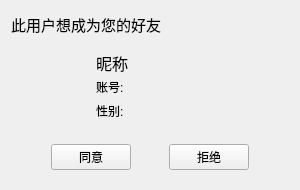
<?xml version="1.0" encoding="UTF-8"?>
<ui version="4.0">
 <class>FriendRequestWindow</class>
 <widget class="QWidget" name="FriendRequestWindow">
  <property name="geometry">
   <rect>
    <x>0</x>
    <y>0</y>
    <width>300</width>
    <height>190</height>
   </rect>
  </property>
  <property name="minimumSize">
   <size>
    <width>300</width>
    <height>190</height>
   </size>
  </property>
  <property name="maximumSize">
   <size>
    <width>300</width>
    <height>190</height>
   </size>
  </property>
  <property name="windowTitle">
   <string>Form</string>
  </property>
  <layout class="QVBoxLayout" name="verticalLayout">
   <item>
    <widget class="QLabel" name="label">
     <property name="font">
      <font>
       <pointsize>11</pointsize>
      </font>
     </property>
     <property name="text">
      <string>此用户想成为您的好友</string>
     </property>
    </widget>
   </item>
   <item>
    <widget class="QWidget" name="widget" native="true">
     <layout class="QHBoxLayout" name="horizontalLayout">
      <property name="spacing">
       <number>0</number>
      </property>
      <property name="leftMargin">
       <number>0</number>
      </property>
      <property name="topMargin">
       <number>0</number>
      </property>
      <property name="bottomMargin">
       <number>0</number>
      </property>
      <item>
       <widget class="QLabel" name="headIcon_label">
        <property name="minimumSize">
         <size>
          <width>50</width>
          <height>50</height>
         </size>
        </property>
        <property name="maximumSize">
         <size>
          <width>50</width>
          <height>50</height>
         </size>
        </property>
        <property name="text">
         <string/>
        </property>
       </widget>
      </item>
      <item>
       <widget class="QWidget" name="widget_2" native="true">
        <property name="minimumSize">
         <size>
          <width>150</width>
          <height>85</height>
         </size>
        </property>
        <property name="maximumSize">
         <size>
          <width>180</width>
          <height>85</height>
         </size>
        </property>
        <layout class="QFormLayout" name="formLayout">
         <item row="1" column="0">
          <widget class="QLabel" name="label_3">
           <property name="text">
            <string>账号:</string>
           </property>
          </widget>
         </item>
         <item row="1" column="1">
          <widget class="QLabel" name="account_label">
           <property name="text">
            <string/>
           </property>
          </widget>
         </item>
         <item row="2" column="0">
          <widget class="QLabel" name="label_4">
           <property name="text">
            <string>性别:</string>
           </property>
          </widget>
         </item>
         <item row="2" column="1">
          <widget class="QLabel" name="sex_label">
           <property name="text">
            <string/>
           </property>
          </widget>
         </item>
         <item row="0" column="0" colspan="2">
          <widget class="QLabel" name="nickname_label">
           <property name="font">
            <font>
             <pointsize>12</pointsize>
            </font>
           </property>
           <property name="text">
            <string>昵称</string>
           </property>
          </widget>
         </item>
        </layout>
       </widget>
      </item>
     </layout>
    </widget>
   </item>
   <item>
    <widget class="QWidget" name="widget_3" native="true">
     <layout class="QHBoxLayout" name="horizontalLayout_2">
      <item>
       <spacer name="horizontalSpacer_2">
        <property name="orientation">
         <enum>Qt::Horizontal</enum>
        </property>
        <property name="sizeHint" stdset="0">
         <size>
          <width>40</width>
          <height>20</height>
         </size>
        </property>
       </spacer>
      </item>
      <item>
       <widget class="QPushButton" name="agreeBtn">
        <property name="text">
         <string>同意</string>
        </property>
       </widget>
      </item>
      <item>
       <spacer name="horizontalSpacer">
        <property name="orientation">
         <enum>Qt::Horizontal</enum>
        </property>
        <property name="sizeHint" stdset="0">
         <size>
          <width>40</width>
          <height>20</height>
         </size>
        </property>
       </spacer>
      </item>
      <item>
       <widget class="QPushButton" name="refuseBtn">
        <property name="text">
         <string>拒绝</string>
        </property>
       </widget>
      </item>
      <item>
       <spacer name="horizontalSpacer_3">
        <property name="orientation">
         <enum>Qt::Horizontal</enum>
        </property>
        <property name="sizeHint" stdset="0">
         <size>
          <width>40</width>
          <height>20</height>
         </size>
        </property>
       </spacer>
      </item>
     </layout>
    </widget>
   </item>
  </layout>
 </widget>
 <resources/>
 <connections/>
</ui>
